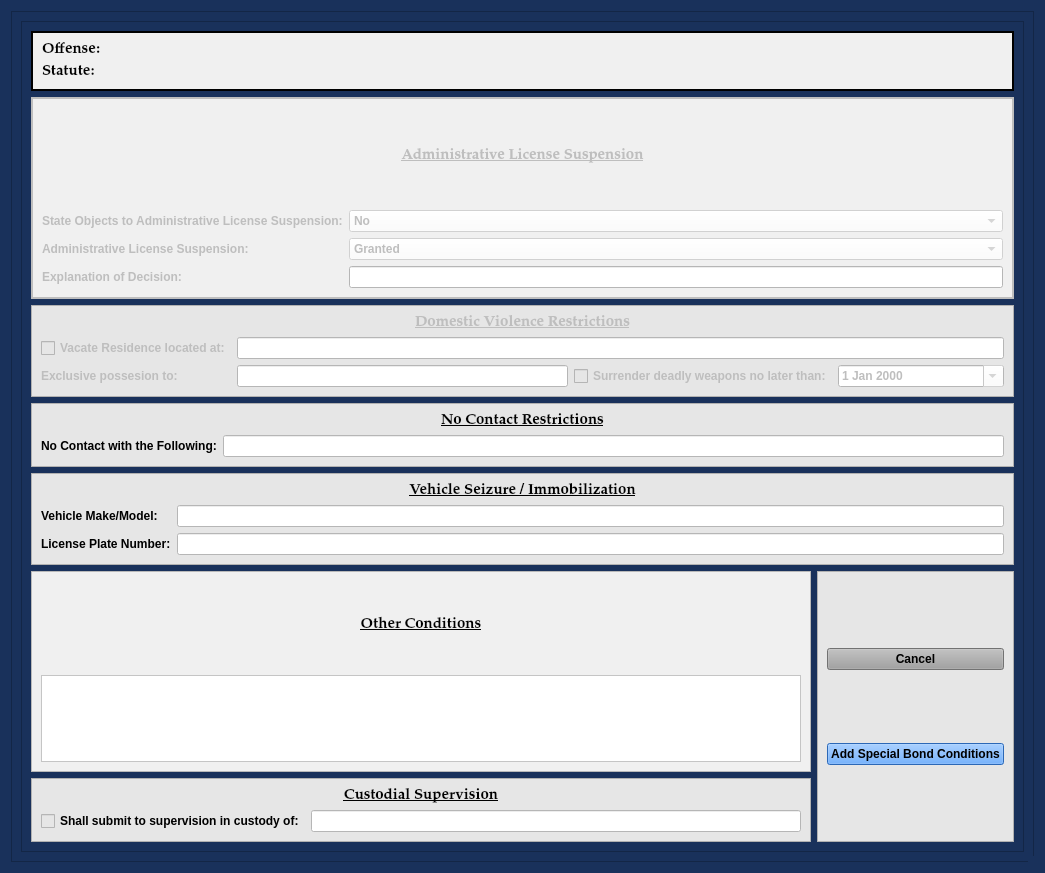
<?xml version="1.0" encoding="UTF-8"?>
<ui version="4.0">
 <class>AddSpecialBondConditionsDialog</class>
 <widget class="QDialog" name="AddSpecialBondConditionsDialog">
  <property name="windowModality">
   <enum>Qt::NonModal</enum>
  </property>
  <property name="enabled">
   <bool>true</bool>
  </property>
  <property name="geometry">
   <rect>
    <x>0</x>
    <y>0</y>
    <width>1045</width>
    <height>873</height>
   </rect>
  </property>
  <property name="sizePolicy">
   <sizepolicy hsizetype="Fixed" vsizetype="Preferred">
    <horstretch>0</horstretch>
    <verstretch>0</verstretch>
   </sizepolicy>
  </property>
  <property name="minimumSize">
   <size>
    <width>0</width>
    <height>0</height>
   </size>
  </property>
  <property name="maximumSize">
   <size>
    <width>2500</width>
    <height>3500</height>
   </size>
  </property>
  <property name="palette">
   <palette>
    <active>
     <colorrole role="Button">
      <brush brushstyle="SolidPattern">
       <color alpha="255">
        <red>25</red>
        <green>49</green>
        <blue>91</blue>
       </color>
      </brush>
     </colorrole>
     <colorrole role="Base">
      <brush brushstyle="SolidPattern">
       <color alpha="255">
        <red>25</red>
        <green>49</green>
        <blue>91</blue>
       </color>
      </brush>
     </colorrole>
     <colorrole role="Window">
      <brush brushstyle="SolidPattern">
       <color alpha="255">
        <red>25</red>
        <green>49</green>
        <blue>91</blue>
       </color>
      </brush>
     </colorrole>
    </active>
    <inactive>
     <colorrole role="Button">
      <brush brushstyle="SolidPattern">
       <color alpha="255">
        <red>25</red>
        <green>49</green>
        <blue>91</blue>
       </color>
      </brush>
     </colorrole>
     <colorrole role="Base">
      <brush brushstyle="SolidPattern">
       <color alpha="255">
        <red>25</red>
        <green>49</green>
        <blue>91</blue>
       </color>
      </brush>
     </colorrole>
     <colorrole role="Window">
      <brush brushstyle="SolidPattern">
       <color alpha="255">
        <red>25</red>
        <green>49</green>
        <blue>91</blue>
       </color>
      </brush>
     </colorrole>
    </inactive>
    <disabled>
     <colorrole role="Button">
      <brush brushstyle="SolidPattern">
       <color alpha="255">
        <red>25</red>
        <green>49</green>
        <blue>91</blue>
       </color>
      </brush>
     </colorrole>
     <colorrole role="Base">
      <brush brushstyle="SolidPattern">
       <color alpha="255">
        <red>25</red>
        <green>49</green>
        <blue>91</blue>
       </color>
      </brush>
     </colorrole>
     <colorrole role="Window">
      <brush brushstyle="SolidPattern">
       <color alpha="255">
        <red>25</red>
        <green>49</green>
        <blue>91</blue>
       </color>
      </brush>
     </colorrole>
    </disabled>
   </palette>
  </property>
  <property name="font">
   <font>
    <family>Palatino Linotype</family>
    <pointsize>11</pointsize>
    <weight>75</weight>
    <italic>false</italic>
    <bold>true</bold>
   </font>
  </property>
  <property name="windowTitle">
   <string>Special Bond Conditions</string>
  </property>
  <property name="toolTip">
   <string/>
  </property>
  <property name="styleSheet">
   <string notr="true">background-color: rgb(25, 49, 91);
font: 75 11pt &quot;Palatino Linotype&quot;;
font-weight: bold;</string>
  </property>
  <property name="sizeGripEnabled">
   <bool>true</bool>
  </property>
  <property name="modal">
   <bool>true</bool>
  </property>
  <layout class="QGridLayout" name="gridLayout">
   <item row="1" column="0">
    <widget class="QFrame" name="frame">
     <property name="frameShape">
      <enum>QFrame::StyledPanel</enum>
     </property>
     <property name="frameShadow">
      <enum>QFrame::Raised</enum>
     </property>
     <layout class="QGridLayout" name="gridLayout_5">
      <item row="0" column="0">
       <widget class="QScrollArea" name="scrollArea">
        <property name="widgetResizable">
         <bool>true</bool>
        </property>
        <widget class="QWidget" name="scrollAreaWidgetContents">
         <property name="geometry">
          <rect>
           <x>0</x>
           <y>0</y>
           <width>1005</width>
           <height>833</height>
          </rect>
         </property>
         <layout class="QGridLayout" name="gridLayout_11">
          <item row="0" column="0" colspan="2">
           <widget class="QFrame" name="domestic_violence_frame">
            <property name="font">
             <font>
              <family>Palatino Linotype</family>
              <pointsize>11</pointsize>
              <weight>75</weight>
              <italic>false</italic>
              <bold>true</bold>
             </font>
            </property>
            <property name="styleSheet">
             <string notr="true">background-color: rgb(240, 240, 240);</string>
            </property>
            <property name="frameShape">
             <enum>QFrame::Box</enum>
            </property>
            <property name="frameShadow">
             <enum>QFrame::Plain</enum>
            </property>
            <property name="lineWidth">
             <number>2</number>
            </property>
            <layout class="QGridLayout" name="gridLayout_4">
             <item row="0" column="0">
              <layout class="QGridLayout" name="charges_gridLayout">
               <item row="1" column="0">
                <widget class="QLabel" name="label_19">
                 <property name="font">
                  <font>
                   <family>Palatino Linotype</family>
                   <pointsize>11</pointsize>
                   <weight>75</weight>
                   <italic>false</italic>
                   <bold>true</bold>
                  </font>
                 </property>
                 <property name="text">
                  <string>Statute:</string>
                 </property>
                </widget>
               </item>
               <item row="0" column="0">
                <widget class="QLabel" name="offense_label_1">
                 <property name="font">
                  <font>
                   <family>Palatino Linotype</family>
                   <pointsize>11</pointsize>
                   <weight>75</weight>
                   <italic>false</italic>
                   <bold>true</bold>
                  </font>
                 </property>
                 <property name="text">
                  <string>Offense:</string>
                 </property>
                 <property name="wordWrap">
                  <bool>true</bool>
                 </property>
                </widget>
               </item>
              </layout>
             </item>
            </layout>
           </widget>
          </item>
          <item row="1" column="0" colspan="2">
           <widget class="QFrame" name="admin_license_suspension_frame">
            <property name="enabled">
             <bool>false</bool>
            </property>
            <property name="styleSheet">
             <string notr="true">background-color: rgb(240, 240, 240);</string>
            </property>
            <property name="frameShape">
             <enum>QFrame::Box</enum>
            </property>
            <property name="frameShadow">
             <enum>QFrame::Plain</enum>
            </property>
            <property name="lineWidth">
             <number>2</number>
            </property>
            <layout class="QGridLayout" name="gridLayout_7" rowstretch="1,1,1,1">
             <property name="sizeConstraint">
              <enum>QLayout::SetDefaultConstraint</enum>
             </property>
             <item row="0" column="0" colspan="2">
              <widget class="QLabel" name="label_24">
               <property name="sizePolicy">
                <sizepolicy hsizetype="Preferred" vsizetype="Minimum">
                 <horstretch>0</horstretch>
                 <verstretch>0</verstretch>
                </sizepolicy>
               </property>
               <property name="font">
                <font>
                 <family>Palatino Linotype</family>
                 <pointsize>11</pointsize>
                 <weight>75</weight>
                 <italic>false</italic>
                 <bold>true</bold>
                 <underline>true</underline>
                </font>
               </property>
               <property name="text">
                <string>Administrative License Suspension</string>
               </property>
               <property name="alignment">
                <set>Qt::AlignCenter</set>
               </property>
              </widget>
             </item>
             <item row="1" column="0">
              <widget class="QLabel" name="label_9">
               <property name="text">
                <string>State Objects to Administrative License Suspension:</string>
               </property>
              </widget>
             </item>
             <item row="1" column="1">
              <widget class="QComboBox" name="admin_license_suspension_objection_box">
               <property name="styleSheet">
                <string notr="true">background-color: rgb(255, 255, 255);</string>
               </property>
               <item>
                <property name="text">
                 <string>No</string>
                </property>
               </item>
               <item>
                <property name="text">
                 <string>Yes</string>
                </property>
               </item>
              </widget>
             </item>
             <item row="2" column="0">
              <widget class="QLabel" name="label_21">
               <property name="text">
                <string>Administrative License Suspension:</string>
               </property>
              </widget>
             </item>
             <item row="2" column="1">
              <widget class="QComboBox" name="admin_license_suspension_disposition_box">
               <property name="styleSheet">
                <string notr="true">background-color: rgb(255, 255, 255);</string>
               </property>
               <item>
                <property name="text">
                 <string>Granted</string>
                </property>
               </item>
               <item>
                <property name="text">
                 <string>Denied</string>
                </property>
               </item>
              </widget>
             </item>
             <item row="3" column="0">
              <widget class="QLabel" name="label">
               <property name="text">
                <string>Explanation of Decision:</string>
               </property>
              </widget>
             </item>
             <item row="3" column="1">
              <widget class="QLineEdit" name="admin_license_suspension_explanation_box">
               <property name="styleSheet">
                <string notr="true">background-color: rgb(255, 255, 255);</string>
               </property>
              </widget>
             </item>
            </layout>
           </widget>
          </item>
          <item row="2" column="0" colspan="2">
           <widget class="QFrame" name="domestic_violence_frame_2">
            <property name="enabled">
             <bool>false</bool>
            </property>
            <property name="styleSheet">
             <string notr="true">background-color: rgb(230, 230, 230);</string>
            </property>
            <property name="frameShape">
             <enum>QFrame::StyledPanel</enum>
            </property>
            <property name="frameShadow">
             <enum>QFrame::Raised</enum>
            </property>
            <layout class="QGridLayout" name="gridLayout_2">
             <item row="0" column="0" colspan="5">
              <widget class="QLabel" name="label_26">
               <property name="sizePolicy">
                <sizepolicy hsizetype="Preferred" vsizetype="Minimum">
                 <horstretch>0</horstretch>
                 <verstretch>0</verstretch>
                </sizepolicy>
               </property>
               <property name="font">
                <font>
                 <family>Palatino Linotype</family>
                 <pointsize>11</pointsize>
                 <weight>75</weight>
                 <italic>false</italic>
                 <bold>true</bold>
                 <underline>true</underline>
                </font>
               </property>
               <property name="text">
                <string>Domestic Violence Restrictions</string>
               </property>
               <property name="alignment">
                <set>Qt::AlignCenter</set>
               </property>
              </widget>
             </item>
             <item row="2" column="0">
              <widget class="QLabel" name="label_2">
               <property name="text">
                <string>Exclusive possesion to:</string>
               </property>
              </widget>
             </item>
             <item row="2" column="1" colspan="2">
              <widget class="QLineEdit" name="lineEdit_2">
               <property name="styleSheet">
                <string notr="true">background-color: rgb(255, 255, 255);</string>
               </property>
              </widget>
             </item>
             <item row="2" column="3">
              <widget class="QCheckBox" name="checkBox_5">
               <property name="text">
                <string>Surrender deadly weapons no later than:</string>
               </property>
              </widget>
             </item>
             <item row="2" column="4">
              <widget class="QDateEdit" name="dateEdit">
               <property name="styleSheet">
                <string notr="true">background-color: rgb(255, 255, 255);</string>
               </property>
               <property name="calendarPopup">
                <bool>true</bool>
               </property>
              </widget>
             </item>
             <item row="1" column="0">
              <widget class="QCheckBox" name="domestic_violence_vacate_checkBox">
               <property name="text">
                <string>Vacate Residence located at:</string>
               </property>
              </widget>
             </item>
             <item row="1" column="1" colspan="4">
              <widget class="QLineEdit" name="lineEdit">
               <property name="styleSheet">
                <string notr="true">background-color: rgb(255, 255, 255);</string>
               </property>
              </widget>
             </item>
            </layout>
           </widget>
          </item>
          <item row="3" column="0" colspan="2">
           <widget class="QFrame" name="frame_3">
            <property name="styleSheet">
             <string notr="true">background-color: rgb(230, 230, 230);</string>
            </property>
            <property name="frameShape">
             <enum>QFrame::StyledPanel</enum>
            </property>
            <property name="frameShadow">
             <enum>QFrame::Raised</enum>
            </property>
            <layout class="QGridLayout" name="gridLayout_6">
             <item row="1" column="0">
              <widget class="QLabel" name="label_5">
               <property name="text">
                <string>No Contact with the Following:</string>
               </property>
              </widget>
             </item>
             <item row="1" column="1">
              <widget class="QLineEdit" name="lineEdit_5">
               <property name="styleSheet">
                <string notr="true">background-color: rgb(255, 255, 255);</string>
               </property>
              </widget>
             </item>
             <item row="0" column="0" colspan="2">
              <widget class="QLabel" name="label_25">
               <property name="sizePolicy">
                <sizepolicy hsizetype="Preferred" vsizetype="Minimum">
                 <horstretch>0</horstretch>
                 <verstretch>0</verstretch>
                </sizepolicy>
               </property>
               <property name="font">
                <font>
                 <family>Palatino Linotype</family>
                 <pointsize>11</pointsize>
                 <weight>75</weight>
                 <italic>false</italic>
                 <bold>true</bold>
                 <underline>true</underline>
                </font>
               </property>
               <property name="text">
                <string>No Contact Restrictions</string>
               </property>
               <property name="alignment">
                <set>Qt::AlignCenter</set>
               </property>
              </widget>
             </item>
            </layout>
           </widget>
          </item>
          <item row="4" column="0" colspan="2">
           <widget class="QFrame" name="frame_5">
            <property name="styleSheet">
             <string notr="true">background-color: rgb(230, 230, 230);</string>
            </property>
            <property name="frameShape">
             <enum>QFrame::StyledPanel</enum>
            </property>
            <property name="frameShadow">
             <enum>QFrame::Raised</enum>
            </property>
            <layout class="QGridLayout" name="gridLayout_8">
             <item row="0" column="0" colspan="2">
              <widget class="QLabel" name="label_27">
               <property name="sizePolicy">
                <sizepolicy hsizetype="Preferred" vsizetype="Minimum">
                 <horstretch>0</horstretch>
                 <verstretch>0</verstretch>
                </sizepolicy>
               </property>
               <property name="font">
                <font>
                 <family>Palatino Linotype</family>
                 <pointsize>11</pointsize>
                 <weight>75</weight>
                 <italic>false</italic>
                 <bold>true</bold>
                 <underline>true</underline>
                </font>
               </property>
               <property name="text">
                <string>Vehicle Seizure / Immobilization</string>
               </property>
               <property name="alignment">
                <set>Qt::AlignCenter</set>
               </property>
              </widget>
             </item>
             <item row="1" column="0">
              <widget class="QLabel" name="label_4">
               <property name="text">
                <string>Vehicle Make/Model:</string>
               </property>
              </widget>
             </item>
             <item row="1" column="1">
              <widget class="QLineEdit" name="lineEdit_3">
               <property name="styleSheet">
                <string notr="true">background-color: rgb(255, 255, 255);</string>
               </property>
              </widget>
             </item>
             <item row="2" column="0">
              <widget class="QLabel" name="label_3">
               <property name="text">
                <string>License Plate Number:</string>
               </property>
              </widget>
             </item>
             <item row="2" column="1">
              <widget class="QLineEdit" name="lineEdit_4">
               <property name="styleSheet">
                <string notr="true">background-color: rgb(255, 255, 255);</string>
               </property>
              </widget>
             </item>
            </layout>
           </widget>
          </item>
          <item row="5" column="0">
           <widget class="QFrame" name="other_conditions_frame">
            <property name="enabled">
             <bool>true</bool>
            </property>
            <property name="styleSheet">
             <string notr="true">background-color: rgb(240, 240, 240);</string>
            </property>
            <property name="frameShape">
             <enum>QFrame::StyledPanel</enum>
            </property>
            <property name="frameShadow">
             <enum>QFrame::Raised</enum>
            </property>
            <layout class="QGridLayout" name="gridLayout_3" rowstretch="1,1">
             <item row="1" column="0">
              <widget class="QPlainTextEdit" name="other_conditions_plainTextEdit">
               <property name="sizePolicy">
                <sizepolicy hsizetype="Expanding" vsizetype="Minimum">
                 <horstretch>0</horstretch>
                 <verstretch>0</verstretch>
                </sizepolicy>
               </property>
               <property name="styleSheet">
                <string notr="true">background-color: rgb(255, 255, 255);</string>
               </property>
               <property name="sizeAdjustPolicy">
                <enum>QAbstractScrollArea::AdjustToContentsOnFirstShow</enum>
               </property>
              </widget>
             </item>
             <item row="0" column="0">
              <widget class="QLabel" name="label_28">
               <property name="font">
                <font>
                 <family>Palatino Linotype</family>
                 <pointsize>11</pointsize>
                 <weight>75</weight>
                 <italic>false</italic>
                 <bold>true</bold>
                 <underline>true</underline>
                </font>
               </property>
               <property name="text">
                <string>Other Conditions</string>
               </property>
               <property name="alignment">
                <set>Qt::AlignCenter</set>
               </property>
              </widget>
             </item>
            </layout>
           </widget>
          </item>
          <item row="5" column="1" rowspan="2">
           <widget class="QFrame" name="frame_7">
            <property name="styleSheet">
             <string notr="true">background-color: rgb(230, 230, 230);</string>
            </property>
            <property name="frameShape">
             <enum>QFrame::StyledPanel</enum>
            </property>
            <property name="frameShadow">
             <enum>QFrame::Raised</enum>
            </property>
            <layout class="QGridLayout" name="gridLayout_10">
             <item row="0" column="0">
              <widget class="QPushButton" name="cancel_Button">
               <property name="focusPolicy">
                <enum>Qt::NoFocus</enum>
               </property>
               <property name="styleSheet">
                <string notr="true">background-color: rgb(160, 160, 160);</string>
               </property>
               <property name="text">
                <string>Cancel</string>
               </property>
              </widget>
             </item>
             <item row="1" column="0">
              <widget class="QPushButton" name="add_special_conditions_Button">
               <property name="styleSheet">
                <string notr="true">background-color: rgb(62, 146, 255)</string>
               </property>
               <property name="text">
                <string>Add Special Bond Conditions</string>
               </property>
               <property name="autoDefault">
                <bool>false</bool>
               </property>
              </widget>
             </item>
            </layout>
           </widget>
          </item>
          <item row="6" column="0">
           <widget class="QFrame" name="frame_6">
            <property name="styleSheet">
             <string notr="true">background-color: rgb(230, 230, 230);</string>
            </property>
            <property name="frameShape">
             <enum>QFrame::StyledPanel</enum>
            </property>
            <property name="frameShadow">
             <enum>QFrame::Raised</enum>
            </property>
            <layout class="QGridLayout" name="gridLayout_9">
             <item row="0" column="0" colspan="2">
              <widget class="QLabel" name="label_29">
               <property name="sizePolicy">
                <sizepolicy hsizetype="Preferred" vsizetype="Minimum">
                 <horstretch>0</horstretch>
                 <verstretch>0</verstretch>
                </sizepolicy>
               </property>
               <property name="font">
                <font>
                 <family>Palatino Linotype</family>
                 <pointsize>11</pointsize>
                 <weight>75</weight>
                 <italic>false</italic>
                 <bold>true</bold>
                 <underline>true</underline>
                </font>
               </property>
               <property name="text">
                <string>Custodial Supervision</string>
               </property>
               <property name="alignment">
                <set>Qt::AlignCenter</set>
               </property>
              </widget>
             </item>
             <item row="1" column="0">
              <widget class="QCheckBox" name="checkBox">
               <property name="text">
                <string>Shall submit to supervision in custody of:</string>
               </property>
              </widget>
             </item>
             <item row="1" column="1">
              <widget class="QLineEdit" name="lineEdit_6">
               <property name="styleSheet">
                <string notr="true">background-color: rgb(255, 255, 255);</string>
               </property>
              </widget>
             </item>
            </layout>
           </widget>
          </item>
         </layout>
        </widget>
       </widget>
      </item>
     </layout>
    </widget>
   </item>
  </layout>
 </widget>
 <resources/>
 <connections/>
 <slots>
  <slot>create_entry()</slot>
  <slot>continue_dialog()</slot>
  <slot>close_window()</slot>
  <slot>set_dialog()</slot>
  <slot>update_case_information()</slot>
  <slot>ovi_dialog()</slot>
  <slot>sentencing_dialog()</slot>
  <slot>proceed_to_sentencing()</slot>
  <slot>proceed_to_ovi()</slot>
  <slot>add_offense()</slot>
  <slot>set_statute()</slot>
  <slot>set_pay_date()</slot>
  <slot>amend_offense()</slot>
  <slot>set_offense()</slot>
  <slot>add_offense_to_view()</slot>
  <slot>delete_offense()</slot>
  <slot>delete_offense_from_view()</slot>
  <slot>add_conditions()</slot>
  <slot>set_service_date()</slot>
 </slots>
</ui>
